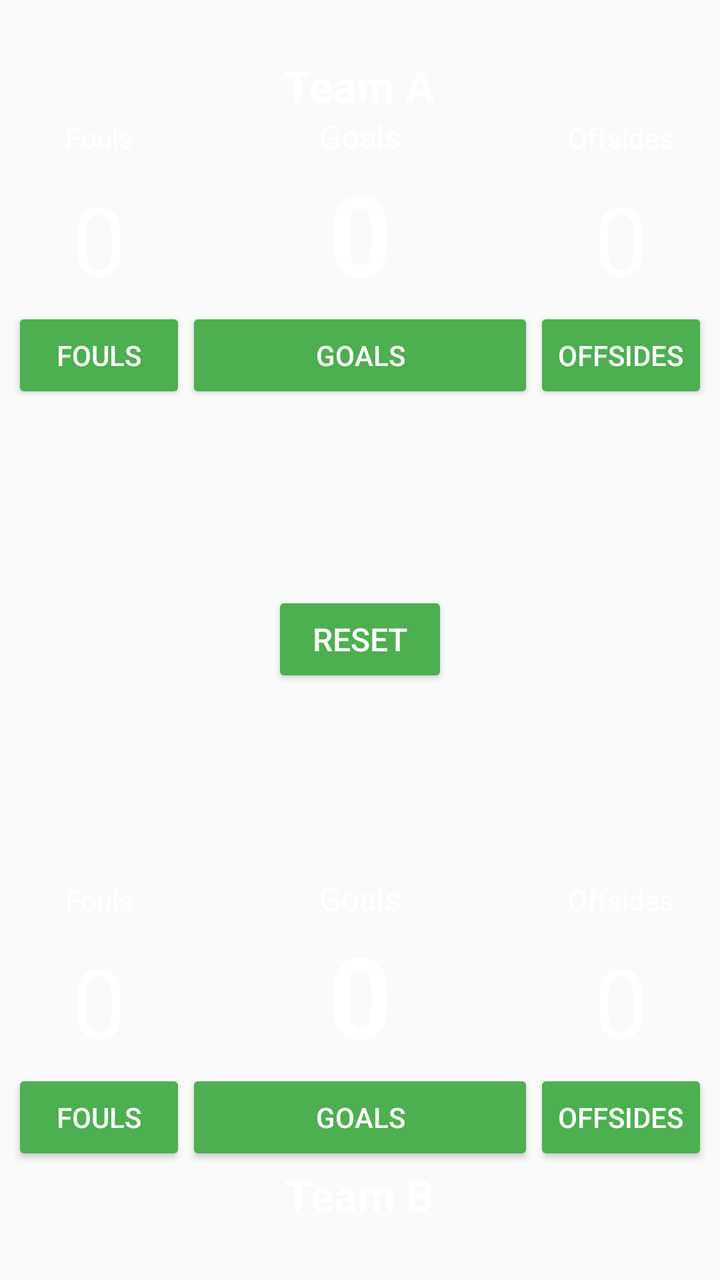
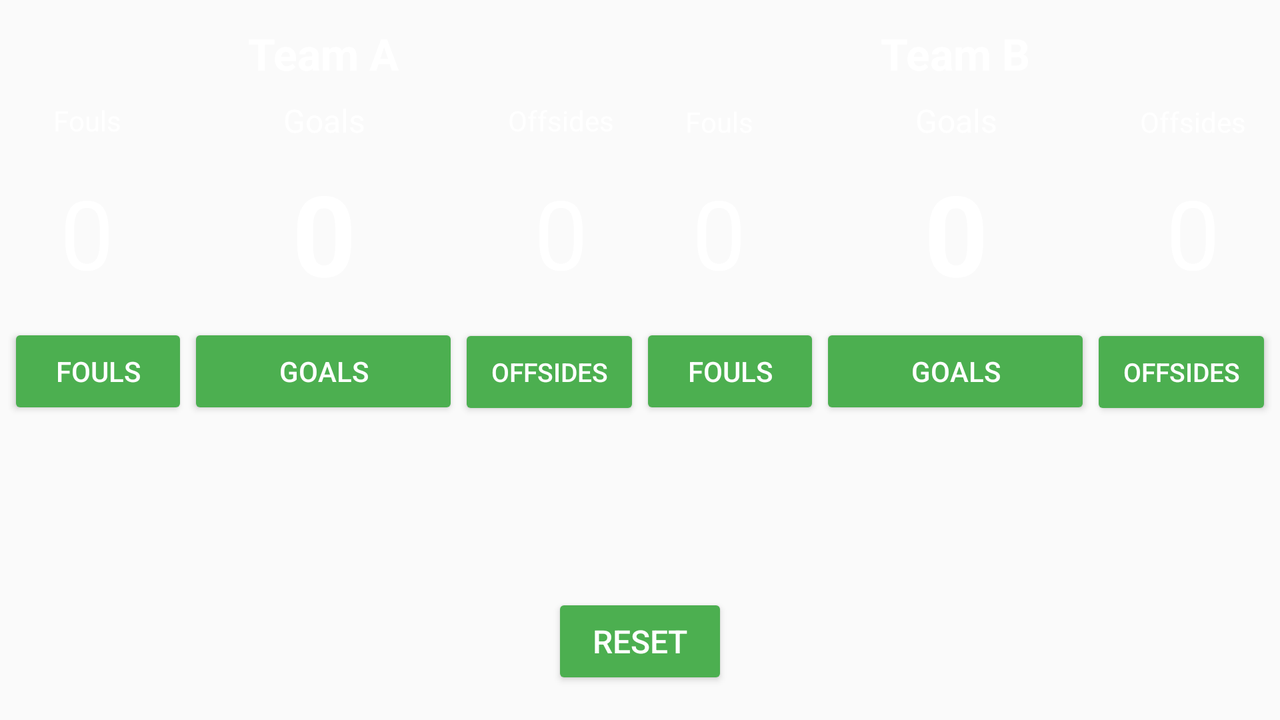

One screen, two layout resources from the same app: the default and the repository's alternative for another configuration. Each is rendered where Android would select it; the XML of both is given below.
<!-- AndroidManifest.xml: activity theme Mine -->
<!-- res/layout/activity_main.xml -->
<?xml version="1.0" encoding="utf-8"?>
<LinearLayout xmlns:android="http://schemas.android.com/apk/res/android"
    xmlns:tools="http://schemas.android.com/tools"
    android:layout_width="match_parent"
    android:layout_height="match_parent"
    android:background="@mipmap/courtq"
    android:fitsSystemWindows="true"
    android:orientation="vertical"
    android:padding="6dp"
    tools:context="com.example.myapplication.MainActivity">

    <LinearLayout
        android:layout_width="match_parent"
        android:layout_height="0dp"
        android:layout_weight="4"
        android:orientation="vertical">

        <LinearLayout
            android:id="@+id/aName"
            android:layout_width="wrap_content"
            android:layout_height="wrap_content"
            android:layout_gravity="center_horizontal"
            android:layout_marginTop="22dp">

            <TextView
                android:id="@+id/team_a_name"
                android:layout_width="wrap_content"
                android:layout_height="wrap_content"
                android:text="@string/team_a"
                android:textColor="@android:color/white"
                android:textSize="22sp"
                android:textStyle="bold" />

        </LinearLayout>

        <LinearLayout
            android:id="@+id/aFields"
            android:layout_width="match_parent"
            android:layout_height="wrap_content"
            android:orientation="horizontal">

            <TextView
                android:id="@+id/team_a_fouls"
                android:layout_width="0dp"
                android:layout_height="wrap_content"
                android:layout_weight="1"
                android:gravity="center_horizontal"
                android:text="@string/fouls"
                android:textColor="@android:color/background_light"
                android:textSize="14sp" />

            <TextView
                android:id="@+id/team_a_goals"
                android:layout_width="0dp"
                android:layout_height="wrap_content"
                android:layout_weight="2"
                android:gravity="center_horizontal"
                android:text="@string/goals"
                android:textColor="@android:color/background_light"
                android:textSize="16sp" />

            <TextView
                android:id="@+id/team_a_offsides"
                android:layout_width="0dp"
                android:layout_height="wrap_content"
                android:layout_weight="1"
                android:gravity="center_horizontal"
                android:text="@string/offsides"
                android:textColor="@android:color/background_light"
                android:textSize="14sp" />
        </LinearLayout>

        <LinearLayout
            android:id="@+id/aScore"
            android:layout_width="match_parent"
            android:layout_height="wrap_content"
            android:orientation="horizontal">

            <TextView
                android:id="@+id/team_a_fouls_score"
                android:layout_width="0dp"
                android:layout_height="wrap_content"
                android:layout_weight="1"
                android:gravity="center"
                android:text="@string/_0"
                android:textColor="@android:color/background_light"
                android:textSize="48sp" />

            <TextView
                android:id="@+id/team_a_goals_score"
                android:layout_width="0dp"
                android:layout_height="wrap_content"
                android:layout_weight="2"
                android:gravity="center"
                android:text="@string/_0"
                android:textColor="@android:color/background_light"
                android:textSize="56sp"
                android:textStyle="bold" />

            <TextView
                android:id="@+id/team_a_offsides_score"
                android:layout_width="0dp"
                android:layout_height="wrap_content"
                android:layout_weight="1"
                android:gravity="center"
                android:text="@string/_0"
                android:textColor="@android:color/background_light"
                android:textSize="48sp" />


        </LinearLayout>

        <LinearLayout
            android:id="@+id/aButton"
            android:layout_width="match_parent"
            android:layout_height="wrap_content"
            android:orientation="horizontal">

            <Button
                android:id="@+id/team_a_fouls_buttons"
                android:layout_width="0dp"
                android:layout_height="wrap_content"
                android:layout_weight="1"
                android:gravity="center"
                android:onClick="display"
                android:text="@string/fouls"
                android:textColor="@android:color/background_light" />

            <Button
                android:id="@+id/team_a_goals_button"
                android:layout_width="0dp"
                android:layout_height="wrap_content"
                android:layout_weight="2"
                android:gravity="center"
                android:onClick="display"
                android:text="@string/goals"
                android:textColor="@android:color/background_light" />

            <Button
                android:id="@+id/team_a_offsides_button"
                android:layout_width="0dp"
                android:layout_height="wrap_content"
                android:layout_weight="1"
                android:gravity="center"
                android:onClick="display"
                android:text="@string/offsides"
                android:textColor="@android:color/background_light" />

        </LinearLayout>
    </LinearLayout>

    <RelativeLayout
        android:layout_width="match_parent"
        android:layout_height="0dp"
        android:layout_weight="1">

        <Button
            android:layout_width="wrap_content"
            android:layout_height="wrap_content"
            android:layout_centerHorizontal="true"
            android:layout_centerVertical="true"
            android:onClick="reset"
            android:text="@string/Reset"
            android:textColor="@android:color/background_light"
            android:textSize="16sp" />

    </RelativeLayout>

    <RelativeLayout
        android:layout_width="match_parent"
        android:layout_height="0dp"
        android:layout_weight="4"
        android:orientation="vertical"
        android:paddingTop="30dp">

        <LinearLayout
            android:id="@+id/bButtons"
            android:layout_width="match_parent"
            android:layout_height="wrap_content"
            android:layout_above="@id/bname"
            android:orientation="horizontal">

            <Button
                android:id="@+id/team_b_fouls_button"
                android:layout_width="0dp"
                android:layout_height="wrap_content"
                android:layout_weight="1"
                android:gravity="center"
                android:onClick="display"
                android:text="@string/fouls"
                android:textColor="@android:color/background_light" />

            <Button
                android:id="@+id/team_b_goals_button"
                android:layout_width="0dp"
                android:layout_height="wrap_content"
                android:layout_weight="2"
                android:gravity="center"
                android:onClick="display"
                android:text="@string/goals"
                android:textColor="@android:color/background_light" />

            <Button
                android:id="@+id/team_b_offsides_button"
                android:layout_width="0dp"
                android:layout_height="wrap_content"
                android:layout_weight="1"
                android:gravity="center"
                android:onClick="display"
                android:text="@string/offsides"
                android:textColor="@android:color/background_light" />

        </LinearLayout>

        <LinearLayout
            android:id="@+id/bScore"
            android:layout_width="match_parent"
            android:layout_height="wrap_content"
            android:layout_above="@id/bButtons"
            android:orientation="horizontal">

            <TextView
                android:id="@+id/team_b_fouls_score"
                android:layout_width="0dp"
                android:layout_height="wrap_content"
                android:layout_weight="1"
                android:gravity="center"
                android:text="@string/_0"
                android:textColor="@android:color/background_light"
                android:textSize="48sp" />

            <TextView
                android:id="@+id/team_b_goals_score"
                android:layout_width="0dp"
                android:layout_height="wrap_content"
                android:layout_weight="2"
                android:gravity="center"
                android:text="@string/_0"
                android:textColor="@android:color/background_light"
                android:textSize="56sp"
                android:textStyle="bold" />

            <TextView
                android:id="@+id/team_b_offsides_score"
                android:layout_width="0dp"
                android:layout_height="wrap_content"
                android:layout_weight="1"
                android:gravity="center"
                android:text="@string/_0"
                android:textColor="@android:color/background_light"
                android:textSize="48sp" />


        </LinearLayout>

        <LinearLayout
            android:id="@+id/bFields"
            android:layout_width="match_parent"
            android:layout_height="wrap_content"
            android:layout_above="@id/bScore"
            android:orientation="horizontal">

            <TextView
                android:id="@+id/team_b_fouls"
                android:layout_width="0dp"
                android:layout_height="wrap_content"
                android:layout_weight="1"
                android:gravity="center_horizontal"
                android:text="@string/fouls"
                android:textColor="@android:color/background_light"
                android:textSize="14sp" />

            <TextView
                android:id="@+id/team_b_goals"
                android:layout_width="0dp"
                android:layout_height="wrap_content"
                android:layout_weight="2"
                android:gravity="center_horizontal"
                android:text="@string/goals"
                android:textColor="@android:color/background_light"
                android:textSize="16sp" />

            <TextView
                android:id="@+id/team_b_offsides"
                android:layout_width="0dp"
                android:layout_height="wrap_content"
                android:layout_weight="1"
                android:gravity="center_horizontal"
                android:text="@string/offsides"
                android:textColor="@android:color/background_light"
                android:textSize="14sp" />
        </LinearLayout>

        <LinearLayout
            android:id="@+id/bname"
            android:layout_width="wrap_content"
            android:layout_height="wrap_content"
            android:layout_alignParentBottom="true"
            android:layout_centerHorizontal="true"
            android:layout_gravity="center_horizontal"
            android:layout_marginBottom="22dp">

            <TextView
                android:id="@+id/team_b_name"
                android:layout_width="wrap_content"
                android:layout_height="wrap_content"
                android:layout_gravity="center"
                android:gravity="center"
                android:text="@string/team_b"
                android:textColor="@android:color/white"
                android:textSize="22sp"
                android:textStyle="bold" />

        </LinearLayout>


    </RelativeLayout>
</LinearLayout>
<!-- resources referenced by this layout -->
<resources>
  <string name="Reset">Reset</string>
  <string name="_0">0</string>
  <string name="fouls">Fouls</string>
  <string name="goals">Goals</string>
  <string name="offsides">Offsides</string>
  <string name="team_a">Team A</string>
  <string name="team_b">Team B</string>
  <style name="Mine" parent="AppTheme" />
  <style name="AppTheme" parent="Theme.AppCompat.Light.DarkActionBar">
          
          <item name="colorPrimary">@color/md_green_500</item>
          <item name="colorPrimaryDark">@color/md_green_700</item>
          <item name="colorButtonNormal">@color/md_green_500</item>
          <item name="colorAccent">@color/md_green_300</item>
      </style>
  <color name="md_green_500">#4CAF50</color>
  <color name="md_green_700">#388E3C</color>
  <color name="md_green_300">#81C784</color>
</resources>
<!-- res/layout-land/activity_main.xml (the repository's variant of the layout above) -->
<!-- drawn on the phone turned sideways -->
<?xml version="1.0" encoding="utf-8"?>
<LinearLayout xmlns:android="http://schemas.android.com/apk/res/android"
    android:orientation="vertical"
    android:layout_width="match_parent"
    android:layout_height="match_parent"
    android:background="@mipmap/court"
    android:padding="4dp" android:baselineAligned="false">
    <LinearLayout
        android:layout_width="match_parent"
        android:layout_height="0dp"
        android:layout_weight="4"
        android:orientation="horizontal">

    <LinearLayout
        android:layout_width="0dp"
        android:layout_height="match_parent"
        android:layout_weight="1"
        android:orientation="vertical">

    <LinearLayout
        android:id="@+id/aName"
        android:layout_width="wrap_content"
        android:layout_height="wrap_content"
        android:layout_gravity="center_horizontal"
        android:layout_marginTop="8dp"
        >

        <TextView
            android:id="@+id/team_a_name"
            android:layout_width="wrap_content"
            android:layout_height="wrap_content"
            android:gravity="center"
            android:text="@string/team_a"
            android:textColor="@android:color/white"
            android:textSize="22sp"
            android:textStyle="bold" />

    </LinearLayout>

    <LinearLayout
        android:id="@+id/aFields"
        android:layout_width="match_parent"
        android:layout_height="wrap_content"
        android:gravity="center"
        android:layout_marginTop="8dp"
        android:orientation="horizontal">

        <TextView
            android:id="@+id/team_a_fouls"
            android:layout_width="0dp"
            android:layout_height="wrap_content"
            android:layout_weight="1"
            android:gravity="center_horizontal"
            android:text="@string/fouls"
            android:textColor="@android:color/background_light"
            android:textSize="14sp" />

        <TextView
            android:id="@+id/team_a_goals"
            android:layout_width="0dp"
            android:layout_height="wrap_content"
            android:layout_weight="2"
            android:gravity="center_horizontal"
            android:text="@string/goals"
            android:textColor="@android:color/background_light"
            android:textSize="16sp" />

        <TextView
            android:id="@+id/team_a_offsides"
            android:layout_width="0dp"
            android:layout_height="wrap_content"
            android:layout_weight="1"
            android:gravity="center_horizontal"
            android:text="@string/offsides"
            android:textColor="@android:color/background_light"
            android:textSize="14sp" />
    </LinearLayout>

    <LinearLayout
        android:id="@+id/aScore"
        android:layout_width="match_parent"
        android:layout_height="wrap_content"
        android:layout_marginTop="8dp"
        android:orientation="horizontal">

        <TextView
            android:id="@+id/team_a_fouls_score"
            android:layout_width="0dp"
            android:layout_height="match_parent"
            android:layout_weight="1"
            android:gravity="center"
            android:text="@string/_0"
            android:textColor="@android:color/background_light"
            android:textSize="48sp" />

        <TextView
            android:id="@+id/team_a_goals_score"
            android:layout_width="0dp"
            android:layout_height="match_parent"
            android:layout_weight="2"
            android:gravity="center"
            android:text="@string/_0"
            android:textColor="@android:color/background_light"
            android:textSize="56sp"
            android:textStyle="bold" />

        <TextView
            android:id="@+id/team_a_offsides_score"
            android:layout_width="0dp"
            android:layout_height="match_parent"
            android:layout_weight="1"
            android:gravity="center"
            android:text="@string/_0"
            android:textColor="@android:color/background_light"
            android:textSize="48sp" />
    </LinearLayout>
        <LinearLayout
            android:id="@+id/aButton"
            android:layout_width="match_parent"
            android:layout_height="wrap_content"
            android:orientation="horizontal"
            android:layout_marginTop="8dp"
            >

            <Button
                android:id="@+id/team_a_fouls_buttons"
                android:layout_width="0dp"
                android:layout_height="wrap_content"
                android:layout_weight="2"
                android:gravity="center"
                android:onClick="display"
                android:text="@string/fouls"
                android:textColor="@android:color/background_light" />

            <Button
                android:id="@+id/team_a_goals_button"
                android:layout_width="0dp"
                android:layout_height="wrap_content"
                android:layout_weight="3"
                android:gravity="center"
                android:onClick="display"
                android:text="@string/goals"
                android:textColor="@android:color/background_light" />

            <Button
                android:id="@+id/team_a_offsides_button"
                android:layout_width="0dp"
                android:layout_height="wrap_content"
                android:layout_weight="2"
                android:gravity="center"
                android:onClick="display"
                android:text="@string/offsides"
                android:textSize="13sp"
                android:textColor="@android:color/background_light" />

        </LinearLayout>

    </LinearLayout>


    <LinearLayout
        android:layout_width="0dp"
        android:layout_height="match_parent"
        android:layout_weight="1"
        android:orientation="vertical">
        <LinearLayout
            android:id="@+id/bname"
            android:layout_width="wrap_content"
            android:layout_height="wrap_content"
            android:layout_gravity="center_horizontal"
            android:layout_marginTop="8dp"
            >

            <TextView
                android:id="@+id/team_b_name"
                android:layout_width="wrap_content"
                android:layout_height="wrap_content"
                android:layout_gravity="center"
                android:gravity="center"
                android:text="@string/team_b"
                android:textColor="@android:color/white"
                android:textSize="22sp"
                android:textStyle="bold" />

        </LinearLayout>
        <LinearLayout
            android:id="@+id/bFields"
            android:layout_width="match_parent"
            android:layout_height="wrap_content"
            android:orientation="horizontal"
            android:layout_marginTop="8dp"
            >

            <TextView
                android:id="@+id/team_b_fouls"
                android:layout_width="0dp"
                android:layout_height="wrap_content"
                android:layout_weight="1"
                android:gravity="center_horizontal"
                android:text="@string/fouls"
                android:textColor="@android:color/background_light"
                android:textSize="14sp" />

            <TextView
                android:id="@+id/team_b_goals"
                android:layout_width="0dp"
                android:layout_height="wrap_content"
                android:layout_weight="2"
                android:gravity="center_horizontal"
                android:text="@string/goals"
                android:textColor="@android:color/background_light"
                android:textSize="16sp" />

            <TextView
                android:id="@+id/team_b_offsides"
                android:layout_width="0dp"
                android:layout_height="wrap_content"
                android:layout_weight="1"
                android:gravity="center_horizontal"
                android:text="@string/offsides"
                android:textColor="@android:color/background_light"
                android:textSize="14sp" />
        </LinearLayout>

        <LinearLayout
            android:id="@+id/bScore"
            android:layout_width="match_parent"
            android:layout_height="wrap_content"
            android:layout_marginTop="8dp"
            android:orientation="horizontal">

            <TextView
                android:id="@+id/team_b_fouls_score"
                android:layout_width="0dp"
                android:layout_height="match_parent"
                android:layout_weight="1"
                android:gravity="center"
                android:text="@string/_0"
                android:textColor="@android:color/background_light"
                android:textSize="48sp" />

            <TextView
                android:id="@+id/team_b_goals_score"
                android:layout_width="0dp"
                android:layout_height="match_parent"
                android:layout_weight="2"
                android:gravity="center"
                android:text="@string/_0"
                android:textColor="@android:color/background_light"
                android:textSize="56sp"
                android:textStyle="bold" />

            <TextView
                android:id="@+id/team_b_offsides_score"
                android:layout_width="0dp"
                android:layout_height="match_parent"
                android:layout_weight="1"
                android:gravity="center"
                android:text="@string/_0"
                android:textColor="@android:color/background_light"
                android:textSize="48sp" />


        </LinearLayout>

        <LinearLayout
            android:id="@+id/bButtons"
            android:layout_width="match_parent"
            android:layout_height="wrap_content"
            android:orientation="horizontal"
            android:layout_marginTop="8dp"
            >

            <Button
                android:id="@+id/team_b_fouls_button"
                android:layout_width="0dp"
                android:layout_height="wrap_content"
                android:layout_weight="2"
                android:gravity="center"
                android:onClick="display"
                android:text="@string/fouls"
                android:textColor="@android:color/background_light" />

            <Button
                android:id="@+id/team_b_goals_button"
                android:layout_width="0dp"
                android:layout_height="wrap_content"
                android:layout_weight="3"
                android:gravity="center"
                android:onClick="display"
                android:text="@string/goals"
                android:textColor="@android:color/background_light" />

            <Button
                android:id="@+id/team_b_offsides_button"
                android:layout_width="0dp"
                android:layout_height="wrap_content"
                android:layout_weight="2"
                android:gravity="center"
                android:onClick="display"
                android:text="@string/offsides"
                android:textSize="13sp"
                android:textColor="@android:color/background_light" />

        </LinearLayout>

    </LinearLayout>
    </LinearLayout>
    <RelativeLayout
        android:layout_width="match_parent"
        android:layout_height="0dp"
        android:layout_weight="1">

    <Button
        android:layout_width="wrap_content"
        android:layout_height="wrap_content"
        android:layout_centerHorizontal="true"
        android:layout_centerVertical="true"
        android:onClick="reset"
        android:text="@string/Reset"
        android:textColor="@android:color/background_light"
        android:textSize="16sp" />
    </RelativeLayout>

</LinearLayout>
<!-- resources referenced by the variant -->
<!-- as the phone turned sideways resolves them -->
<resources>
  <!-- mipmap court: png bitmap (drawable, 987006 bytes) -->
  <string name="Reset">Reset</string>
  <string name="_0">0</string>
  <string name="fouls">Fouls</string>
  <string name="goals">Goals</string>
  <string name="offsides">Offsides</string>
  <string name="team_a">Team A</string>
  <string name="team_b">Team B</string>
  <style name="Mine" parent="AppTheme" />
  <style name="AppTheme" parent="Theme.AppCompat.Light.DarkActionBar">
          
          <item name="colorPrimary">@color/md_green_500</item>
          <item name="colorPrimaryDark">@color/md_green_700</item>
          <item name="colorButtonNormal">@color/md_green_500</item>
          <item name="colorAccent">@color/md_green_300</item>
      </style>
  <color name="md_green_500">#4CAF50</color>
  <color name="md_green_700">#388E3C</color>
  <color name="md_green_300">#81C784</color>
</resources>
